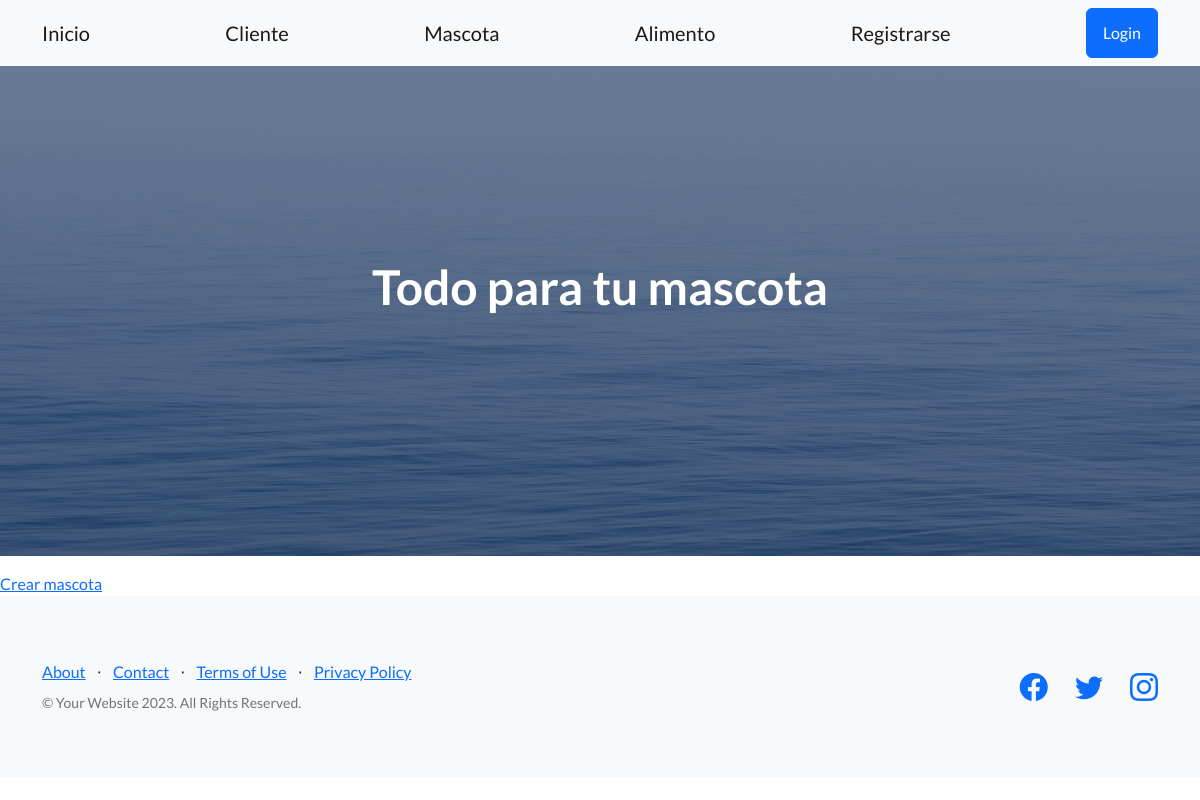
/app-pet/lista-mascota/, run on an earlier commit of the app's database.
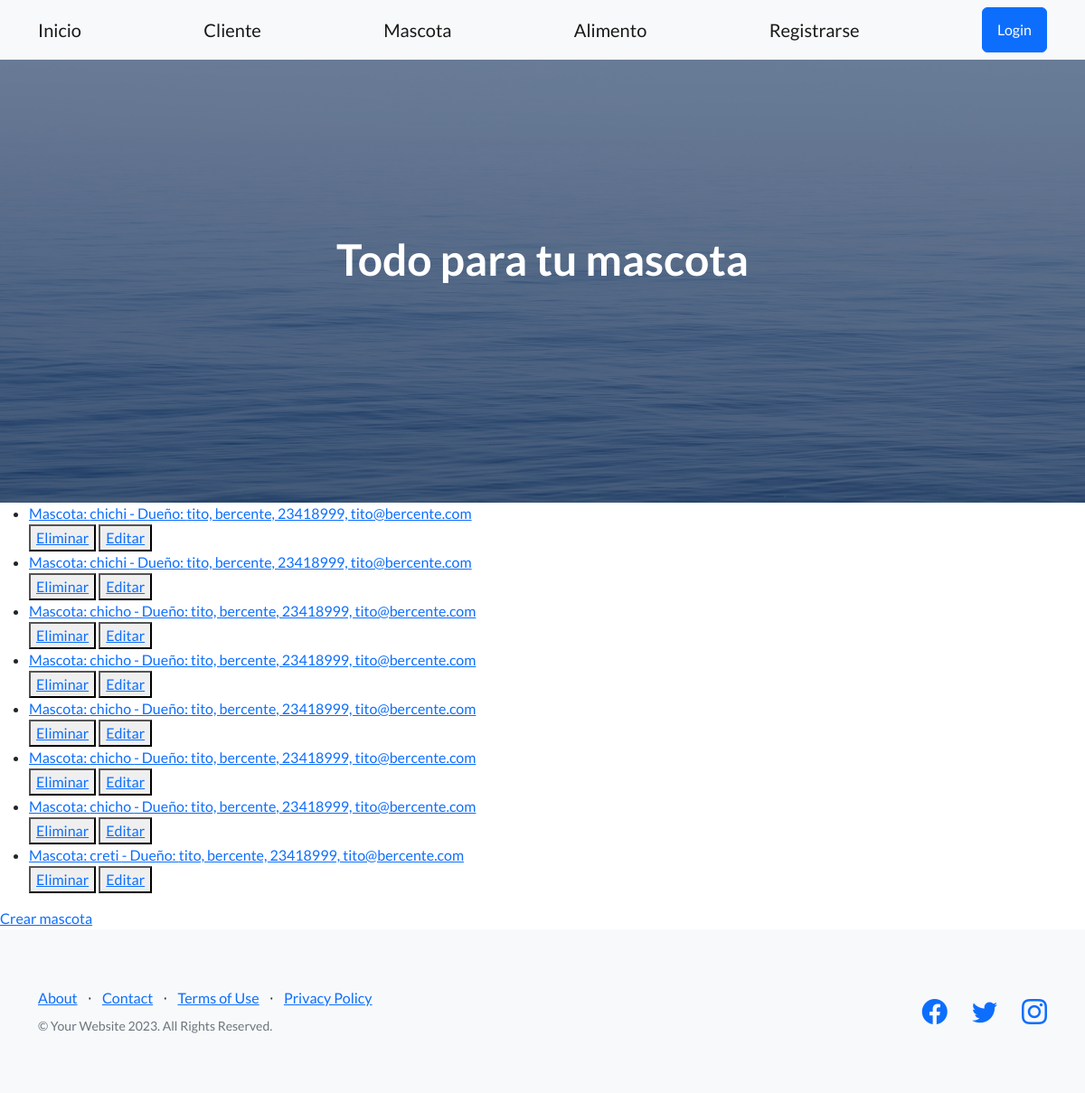
And on a later commit of the database.
### App_Pet/models.py (models this page shows, shortened)
class Mascota(models.Model):
    nombre = models.CharField(max_length=50)
    nombre_cliente = models.ForeignKey(Cliente, on_delete=models.CASCADE)
    raza = models.CharField(max_length=30)
    peso = models.FloatField()
    edad = models.IntegerField()
    class Meta():
        ordering = ('nombre', 'raza')

class Cliente(models.Model):
    nombre = models.CharField(max_length=30)
    apellido = models.CharField(max_length=30)
    movil = models.IntegerField()
    email = models.EmailField(null=True)
    def __str__(self):
        return  f'{self.nombre}, {self.apellido}, {self.movil}, {self.email}'
    class Meta():
        ordering = ('nombre', 'movil')

### App_Pet/views.py (the view)
# urls.py: path('lista-mascota/', MascotaList.as_view(), name="ListaMascota"),
class MascotaList(ListView):
    model = Mascota
    template_name = "mascota_list.html"
    context_object_name = "mascotas"

### App_Pet/templates/mascota_list.html
{% extends 'base.html' %}
{% block contenidoQueCambia %}
    <ul>
        {% for mascota in mascotas %}
            <li>
                <a href="{% url 'DetalleMascota' mascota.id %}"> Mascota: {{mascota.nombre}} - Dueño: {{mascota.nombre_cliente}}</a>
            </li>
            <div>
                <button>
                    <a href="{% url 'EliminaMascota' mascota.id %}">Eliminar</a>
                </button>
                <button>
                    <a href="{% url 'ActualizarMascota' mascota.id %}">Editar</a>
                </button>
            </div>
        {% endfor %}
    </ul>
    <a href="{% url 'CreaMascota' %}">Crear mascota</a>
{% endblock contenidoQueCambia %}

What changed in the data, as far as the page shows it:
added Mascota: nombre "chichi", nombre_cliente "tito, bercente, 23418999, tito@bercente.com"
added Mascota: nombre "chichi", nombre_cliente "tito, bercente, 23418999, tito@bercente.com"
added Mascota: nombre "chicho", nombre_cliente "tito, bercente, 23418999, tito@bercente.com"
added Mascota: nombre "chicho", nombre_cliente "tito, bercente, 23418999, tito@bercente.com"
added Mascota: nombre "chicho", nombre_cliente "tito, bercente, 23418999, tito@bercente.com"
added Mascota: nombre "chicho", nombre_cliente "tito, bercente, 23418999, tito@bercente.com"
added Mascota: nombre "chicho", nombre_cliente "tito, bercente, 23418999, tito@bercente.com"
added Mascota: nombre "creti", nombre_cliente "tito, bercente, 23418999, tito@bercente.com"
